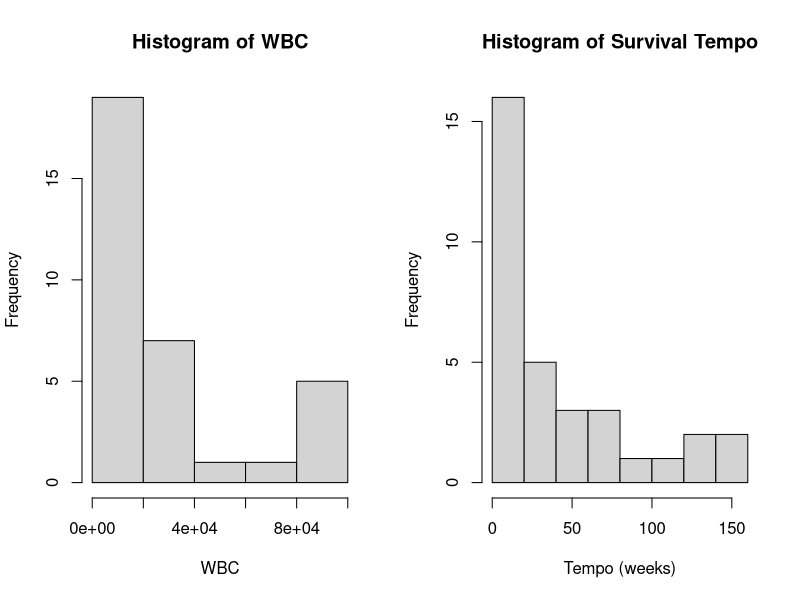
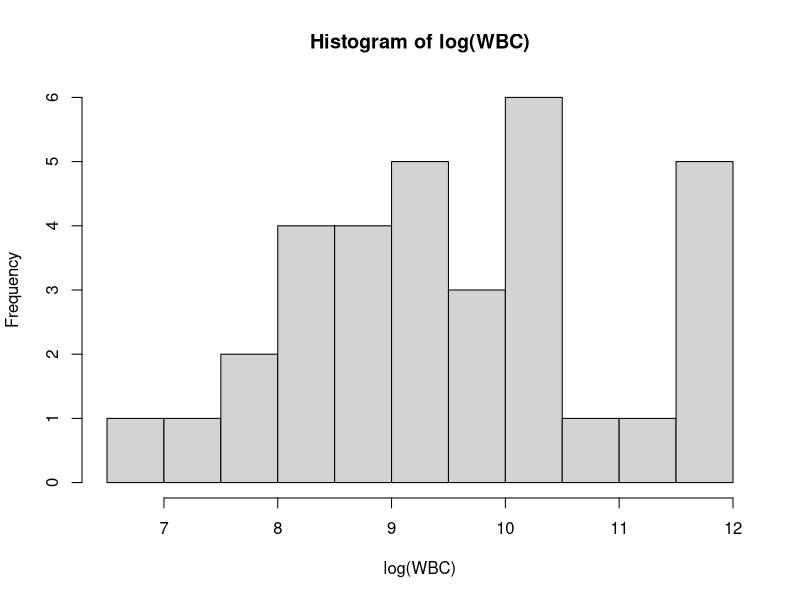
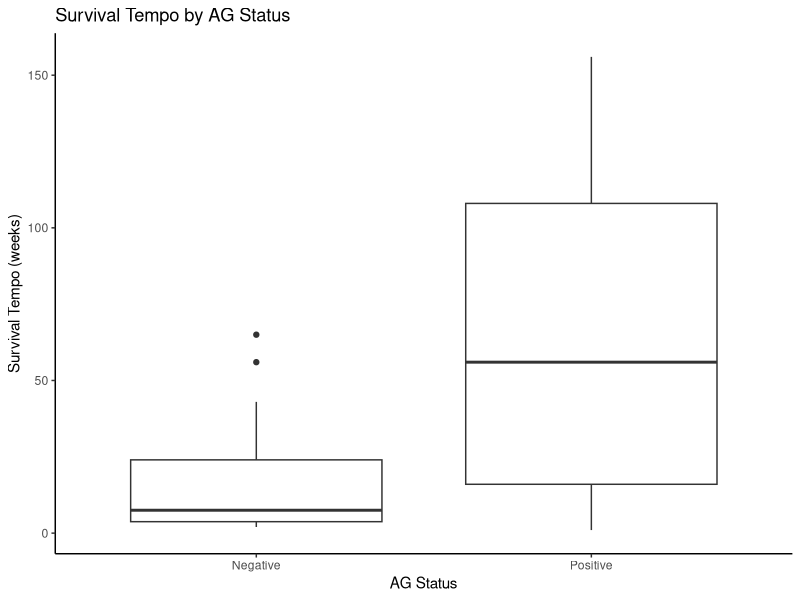
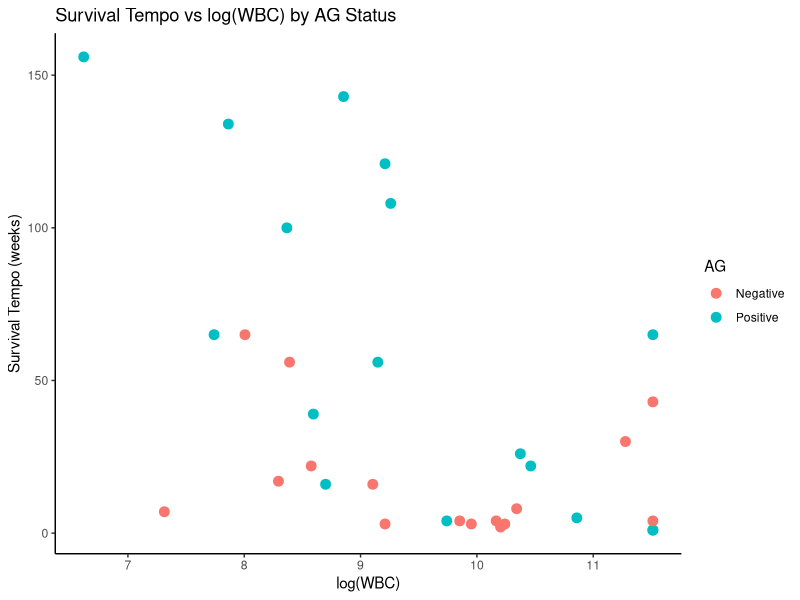
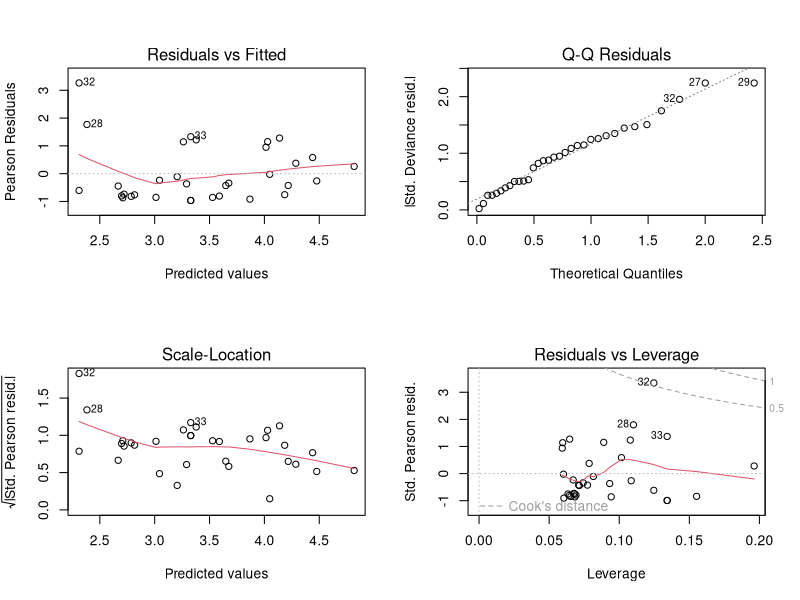
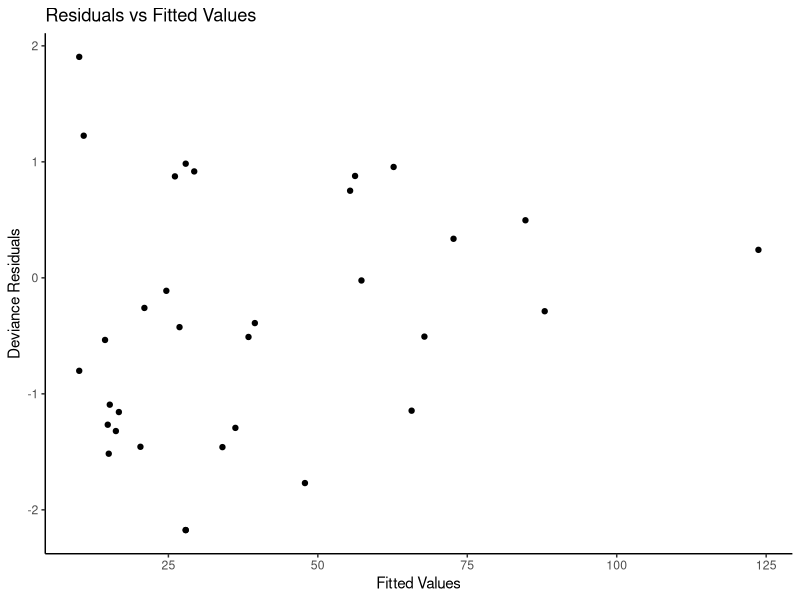
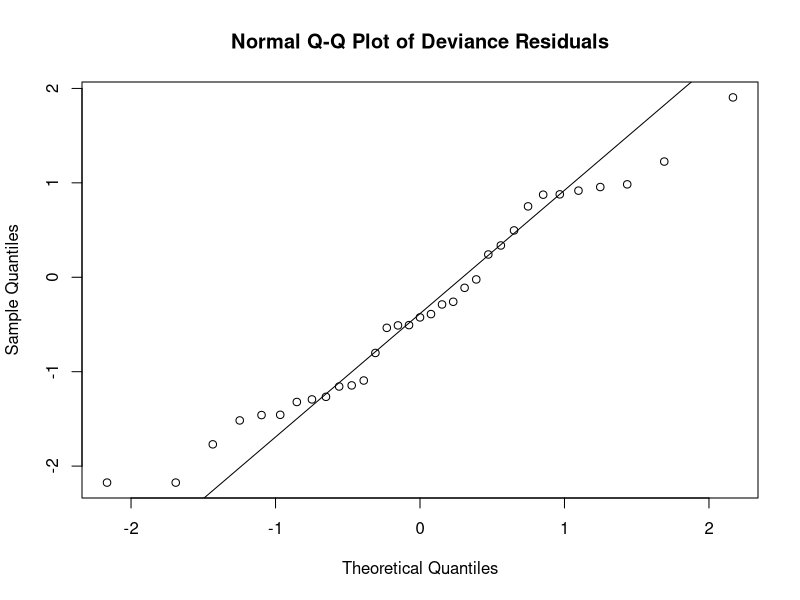
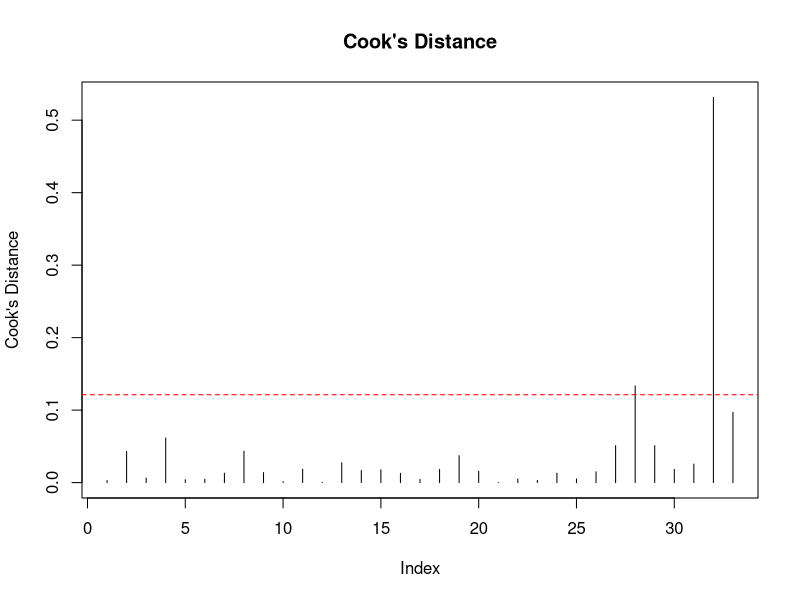

Here is the R script that generated these plots, in order:
library(ggplot2)
library(dplyr)
library(reshape2)

raw_data <- "
2300    65  1   4400   56  0
750   156  1   3000   65  0
4300   100  1   4000   17  0
2600   134  1   1500    7  0
6000    16  1   9000   16  0
10500   108  1   5300   22  0
10000   121  1  10000    3  0
17000     4  1  19000    4  0 
5400    39  1  27000    2  0
7000   143  1  28000    3  0
9400    56  1  31000    8  0
32000    26  1  26000    4  0
35000    22  1  21000    3  0
100000     1  1  79000   30  0
100000     1  1 100000    4  0 
52000     5  1 100000   43  0
100000    65  1
"
sink("gamma_model_output.txt")

data_lines <- unlist(strsplit(raw_data, "\n"))

data_lines <- data_lines[data_lines != ""]

WBC <- numeric()
Tempo <- numeric()
AG <- integer()

for (line in data_lines) {
 
  elements <- unlist(strsplit(line, "\\s+"))
  elements <- elements[elements != ""]
  
  if (length(elements) == 6) {
    WBC <- c(WBC, as.numeric(elements[1]))
    Tempo <- c(Tempo, as.numeric(elements[2]))
    AG <- c(AG, as.integer(elements[3]))
    
    WBC <- c(WBC, as.numeric(elements[4]))
    Tempo <- c(Tempo, as.numeric(elements[5]))
    AG <- c(AG, as.integer(elements[6]))
  } else if (length(elements) == 3) {
    WBC <- c(WBC, as.numeric(elements[1]))
    Tempo <- c(Tempo, as.numeric(elements[2]))
    AG <- c(AG, as.integer(elements[3]))
  } else {
    warning("Unexpected number of elements in line: ", line)
  }
}

data_combined <- data.frame(WBC = WBC, Tempo = Tempo, AG = AG)

data_combined$AG <- factor(data_combined$AG, levels = c(0, 1),
                           labels = c("Negative", "Positive"))

summary(data_combined)

png("histograms_numerical.png")
par(mfrow = c(1, 2))
hist(data_combined$WBC, main = "Histogram of WBC", xlab = "WBC")
hist(data_combined$Tempo, main = "Histogram of Survival Tempo", xlab = "Tempo (weeks)")
dev.off()

png("histogram_log_WBC.png")
hist(log(data_combined$WBC), main = "Histogram of log(WBC)", xlab = "log(WBC)")
dev.off()

boxplot_Tempo_ag <- ggplot(data_combined, aes(x = AG, y = Tempo)) +
  geom_boxplot() +
  labs(title = "Survival Tempo by AG Status", x = "AG Status", y = "Survival Tempo (weeks)") +
  theme_classic()

ggsave("boxplot_Tempo_by_AG.png", plot = boxplot_Tempo_ag, width = 8, height = 6, dpi = 300)

scatter_Tempo_wbc <- ggplot(data_combined, aes(x = log(WBC), y = Tempo, color = AG)) +
  geom_point(size = 3) +
  labs(title = "Survival Tempo vs log(WBC) by AG Status", x = "log(WBC)", y = "Survival Tempo (weeks)") +
  theme_classic()

ggsave("scatter_Tempo_vs_logWBC.png", plot = scatter_Tempo_wbc, width = 8, height = 6, dpi = 300)

gamma_model <- glm(Tempo ~ log(WBC) + AG, family = Gamma(link = "log"), data = data_combined)

summary(gamma_model)


exp_coefficients <- exp(coef(gamma_model))
exp_coefficients

png("gamma_model_diagnostics.png")
par(mfrow = c(2, 2))
plot(gamma_model)
dev.off()

residuals_fitted_plot <- ggplot(data_combined, aes(x = fitted(gamma_model), y = residuals(gamma_model, type = "deviance"))) +
  geom_point() +
  labs(title = "Residuals vs Fitted Values", x = "Fitted Values", y = "Deviance Residuals") +
  theme_classic()

ggsave("residuals_vs_fitted.png", plot = residuals_fitted_plot, width = 8, height = 6, dpi = 300)

png("qqplot_residuals.png")
qqnorm(residuals(gamma_model, type = "deviance"), main = "Normal Q-Q Plot of Deviance Residuals")
qqline(residuals(gamma_model, type = "deviance"))
dev.off()

gamma_dispersion <- sum(residuals(gamma_model, type = "pearson")^2) / gamma_model$df.residual
gamma_dispersion

cat("Gamma Model Dispersion Statistic:", gamma_dispersion, "\n")

cooksd <- cooks.distance(gamma_model)

png("cooks_distance.png")
plot(cooksd, type = "h", main = "Cook's Distance", ylab = "Cook's Distance")
abline(h = 4 / nrow(data_combined), col = "red", lty = 2)
dev.off()

influential_points <- which(cooksd > (4 / nrow(data_combined)))
cat("Influential Points: ", influential_points)

cat("Summary of Gamma GLM:\n")
print(summary(gamma_model))

cat("\nExponentiated Coefficients (Multiplicative Effects):\n")
print(exp_coefficients)

cat("\nInterpretation of Estimates:\n")
cat("The exponentiated coefficients represent the multiplicative change in the mean survival Tempo for a one-unit increase in the predictor.\n")
cat("- For log(WBC): Each one-unit increase in log(WBC) multiplies the mean survival Tempo by", round(exp_coefficients["log(WBC)"], 3), ".\n")
cat("- For AGPositive: Being AG positive multiplies the mean survival Tempo by", round(exp_coefficients["AGPositive"], 3), "compared to AG negative patients.\n")

cat("\nDispersion Statistic:\n")
cat("Gamma Model Dispersion Statistic:", gamma_dispersion, "\n")
if (gamma_dispersion > 1.5) {
  cat("The dispersion statistic is significantly greater than 1, indicating potential overdispersion.\n")
} else {
  cat("The dispersion statistic is close to 1, indicating no significant overdispersion.\n")
}

cat("\nInfluential Observations:\n")
if (length(influential_points) > 0) {
  cat("Observations with high Cook's Distance:\n")
  print(influential_points)
} else {
  cat("No influential observations detected based on Cook's Distance.\n")
}

sink()
sink("influential_observatios_analysis_output.txt")

original_betas <- coef(gamma_model)

data_no_28_32 <- data_combined[-c(28, 32), ]
gamma_model_no_28_32 <- glm(Tempo ~ log(WBC) + AG, family = Gamma(link = "log"), data = data_no_28_32)
betas_no_28_32 <- coef(gamma_model_no_28_32)

data_no_28 <- data_combined[-28, ]
gamma_model_no_28 <- glm(Tempo ~ log(WBC) + AG, family = Gamma(link = "log"), data = data_no_28)
betas_no_28 <- coef(gamma_model_no_28)

data_no_32 <- data_combined[-32, ]
gamma_model_no_32 <- glm(Tempo ~ log(WBC) + AG, family = Gamma(link = "log"), data = data_no_32)
betas_no_32 <- coef(gamma_model_no_32)

beta_comparison <- data.frame(
  Coefficient = names(original_betas),
  Original = original_betas,
  No_28_32 = betas_no_28_32,
  No_28 = betas_no_28,
  No_32 = betas_no_32
)

beta_comparison$Abs_Diff_No_28_32 <- abs(beta_comparison$Original - beta_comparison$No_28_32)
beta_comparison$Abs_Diff_No_28 <- abs(beta_comparison$Original - beta_comparison$No_28)
beta_comparison$Abs_Diff_No_32 <- abs(beta_comparison$Original - beta_comparison$No_32)

beta_comparison$Rel_Abs_Diff_No_28_32 <- beta_comparison$Abs_Diff_No_28_32 / abs(beta_comparison$Original)
beta_comparison$Rel_Abs_Diff_No_28 <- beta_comparison$Abs_Diff_No_28 / abs(beta_comparison$Original)
beta_comparison$Rel_Abs_Diff_No_32 <- beta_comparison$Abs_Diff_No_32 / abs(beta_comparison$Original)

print(beta_comparison)

beta_long <- melt(beta_comparison, id.vars = "Coefficient",
                  measure.vars = c("Original", "No_28_32", "No_28", "No_32"))

p1 <- ggplot(beta_long, aes(x = Coefficient, y = value, fill = variable)) +
  geom_bar(stat = "identity", position = position_dodge()) +
  coord_flip() +
  labs(title = "Comparison of Beta Estimates",
       y = "Beta Value",
       fill = "Model") +
  theme_bw()

ggsave(filename = "beta_estimates_comparison.png", plot = p1, width = 8, height = 6, dpi = 300)

beta_abs_long <- melt(beta_comparison, id.vars = "Coefficient",
                      measure.vars = c("Abs_Diff_No_28_32", "Abs_Diff_No_28", "Abs_Diff_No_32"))

p2 <- ggplot(beta_abs_long, aes(x = Coefficient, y = value, fill = variable)) +
  geom_bar(stat = "identity", position = position_dodge()) +
  coord_flip() +
  labs(title = "Absolute Differences in Beta Estimates",
       y = "Absolute Difference",
       fill = "Exclusion") +
  theme_bw()

ggsave(filename = "beta_absolute_differences.png", plot = p2, width = 8, height = 6, dpi = 300)

beta_rel_abs_long <- melt(beta_comparison, id.vars = "Coefficient",
                          measure.vars = c("Rel_Abs_Diff_No_28_32", "Rel_Abs_Diff_No_28", "Rel_Abs_Diff_No_32"))

p3 <- ggplot(beta_rel_abs_long, aes(x = Coefficient, y = value, fill = variable)) +
  geom_bar(stat = "identity", position = position_dodge()) +
  coord_flip() +
  labs(title = "Relative Absolute Differences in Beta Estimates",
       y = "Relative Absolute Difference",
       fill = "Exclusion") +
  theme_bw()

ggsave(filename = "beta_relative_absolute_differences.png", plot = p3, width = 8, height = 6, dpi = 300)


